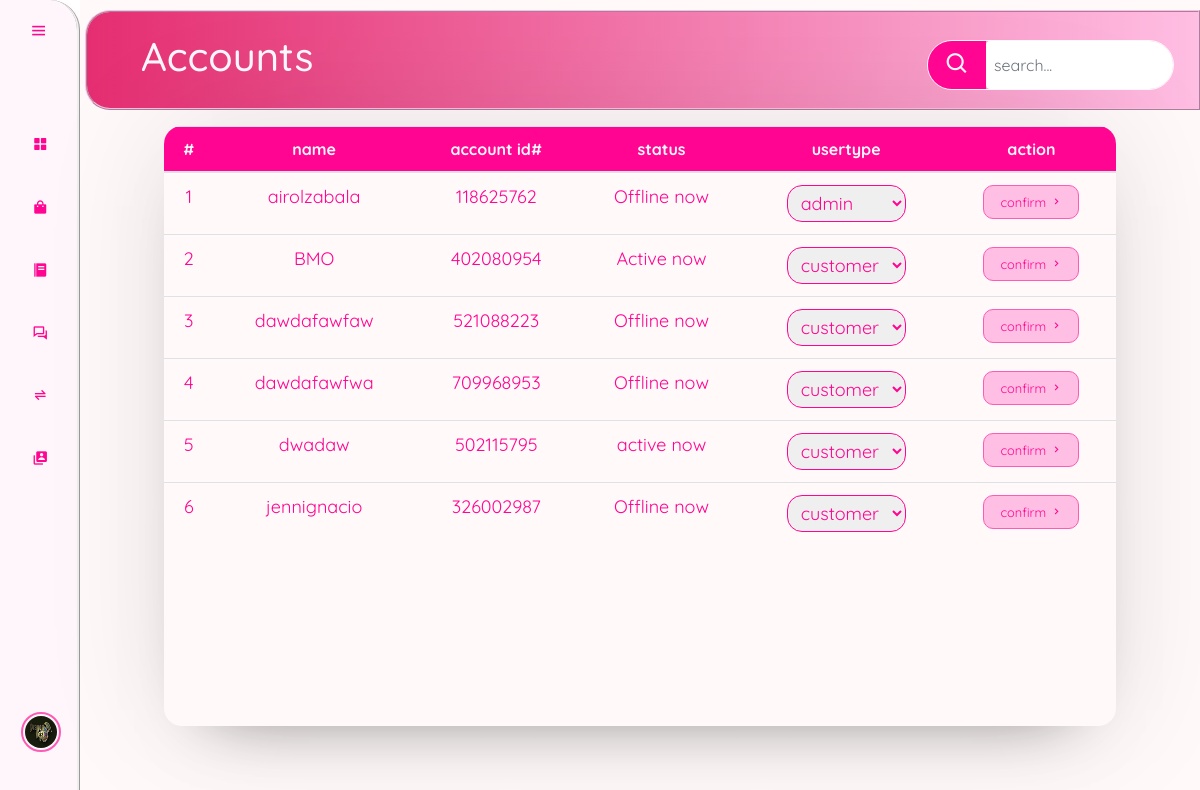
The app's page /account.php (signed in) with its own data.
### tables this page shows
CREATE TABLE `users` (
  `user_id` int(11) NOT NULL,
  `unique_id` int(255) NOT NULL,
  `fname` varchar(255) NOT NULL,
  `lname` varchar(255) NOT NULL,
  `email` varchar(255) NOT NULL,
  `password` varchar(255) NOT NULL,
  `contact` int(255) NOT NULL,
  `img` varchar(400) NOT NULL,
  `status` varchar(255) NOT NULL,
  `userType` varchar(255) NOT NULL
);

### account.php (the view, shortened to what this page needs)
<link rel="stylesheet" href="assets/css/chat.css">
<?php include_once ("./header.php"); include_once "./sidebar.php";?>
<body>
    <div class="content">
        <div class="product-container">
            <h1>Accounts</h1>
            <div class="search-bar">
                <span class='bx bx-search' ></span>
                <input type="search" class="form-control" id="account-search" placeholder="search..." autocomplete="off">
            </div>
        </div>
        <div class="account-table">
            <div class="table-responsive">
                <table class="table">
                    <thead>
                        <tr>
                            <th scope="col">#</th>
                            <th scope="col">name</th>
                            <th scope="col">account id#</th>
                            <th scope="col">status</th>
                            <th scope="col">usertype</th>
                            <th scope="col">action</th>
                        </tr>
                    </thead>
                    <tbody id="accData">
                        <?php
                        $select = mysqli_query($conn,"SELECT * From users");
                        $number = 1;
                        while ($row = mysqli_fetch_assoc($select))
                        {
                            echo '<tr>';
                            echo '<td>'.$number.'</td>';
                            echo '<td>'.$row['fname'].$row['lname'].'</td>';
                            echo '<td>'.$row['unique_id'].'</td>';
                            echo '<td>'.$row['status'].'</td>';
                            echo '<td><select class="form-select" aria-label="Default select example" name="useroption">
                                        <option selected>'.$row['userType'].'</option>
                                        <option value="customer">customer</option>
                                        <option value="admin">admin</option>
                                    </select>
                                </td>';
                            echo '<td>
                                    <button class="accBTN" data-hiddenid="'.$row['unique_id'].'">confirm <span class="bx bx-chevron-right"></span></button>
                                </td>';
                            echo '</tr>';
                            $number ++;
                        }
                        ?>
                    </tbody>
                </table>
            </div>
        </div>
    </div>
</body>
</html>

### sidebar.php (shortened to what this page needs)
<link rel="stylesheet" href="assets/css/style.css">
    <div class="sidebar">
        <div class="top">
            <i class="bx bx-menu" id="btn"></i>
        </div>
        <ul>
            <li>
                <a href="index.php">
                    <i class="bx bxs-grid-alt"></i>
                </a>
            </li>
            <li>
                <a href="product.php">
                    <i class="bx bxs-shopping-bag"></i>
                </a>
            </li>
            <li>
                <a href="order.php">
                    <i class="bx bxs-food-menu"></i>
                </a>
            </li>
            <li>
                <a href="users.php">
                    <i class='bx bx-conversation'></i>
                </a>
            </li>
            <li>
                <a href="transaction.php">
                <i class='bx bx-transfer-alt'></i>
                </a>
            </li>
            <li>
                <?php
                include_once ("assets/dbcon.php");
                $sql = mysqli_query($conn,"SELECT * FROM users WHERE unique_id = {$_SESSION['unique_id']}");
                if(mysqli_num_rows($sql) > 0 ){
                    $row = mysqli_fetch_assoc($sql);
                }
                ?>
                <a href="account.php">
                    <i class='bx bxs-user-account'></i>
                </a>
            </li>
            <li>
                <div class="user-profile">
                    <div class="user">
                        <img src="assets/images/<?php echo $row['img'];?>" class="user-img">
                        <div>
                        </div>
                    </div>
                    <a href="assets/logout.php?logout_id=<?php echo $row['unique_id']  ?>" class="logout">
                    </a>
                </div>
            </li>
        </ul>
    </div>

### assets/css/chat.css (style rules this page uses)
* { margin: 0; padding: 0; box-sizing: border-box; text-decoration: none; font-family: 'Quicksand', sans-serif; transition: .2s linear; }

### assets/css/Page-transition.css (style rules this page uses)
.data, .grid, .customers, .add-product, .content { animation: transitionIn 0.75s ease-out; }

### assets/css/style.css (style rules this page uses)
* { margin: 0; padding: 0; box-sizing: border-box; text-decoration: none; outline: none; border: none; font-family: 'Quicksand', sans-serif; transition: .2s linear; }
.user-img { width: 40px; height: 40px; border-radius: 100%; padding: 2px; border: 2px solid #FC5BB6; }
.sidebar { position: fixed; top: 0; left: 0; bottom: 0; width: 80px; background: #FFF6FB; border-radius: 0 30px 0 0; border-style: none ridge none none; padding: 0.4rem 0.8rem; box-shadow: 0 .5rem .5rem 0 rgb(255, 190, 227); transition: all 0.5s ease; }
.sidebar #btn { position: absolute; color: #FF0592; top: .4rem; left: 50%; font-size: 1.2rem; line-height: 50px; transform: translateX(-50%); cursor: pointer; }
.user-profile { display: flex; justify-content: space-between; background-color: #e88ca1; border-radius: 30px; transition: all 0.5s ease; }
.user { display: inline-flex; align-items: center; padding-right: 1.5rem; margin: 0.8rem auto; }
.sidebar ul li { position: relative; list-style-type: none; height: 50px; width: 90%; margin: 0.8rem auto; line-height: 50px; }
.sidebar ul li a { color: #FF0592; display: flex; align-items: center; text-decoration: none; border-radius: 0.8rem; transition: all .5s ease; }
.sidebar ul li .user-profile { display: flex; align-items: center; }
.sidebar ul li a i { min-width: 50px; text-align: center; height: 50px; border-radius: 12px; line-height: 50px; }
.sidebar ul li .user-profile { background-color: #FFF6FB; border-radius: 30px; height: 60px; margin-right: 14px; }
.sidebar ul li:last-child { position: absolute; bottom: 35px; height: 50px; width: 90%; margin-left: 8px; line-height: 50px; }
.content { position: absolute; background: #FFF9F9; height: 100vh; top: 0; left: 80px; transition: all 0.5s ease; width: calc(100% - 80px); }
.product-container { display: flex; min-height: 100px; padding: 0.5rem 1.5rem; justify-content: space-between; background: #FFBEE3; margin-left: 5px; margin-top: 10px; color: #FFF6FB; border: 2px ridge #FFBEE3; border-radius: 25px 0 0 25px; background: linear-gradient(90deg,#e52e71,#FFBEE3) }
.product-container h1 { margin-left: 30px; }
.add-item, .product-container { display: flex; justify-content: space-between; align-items: center; }
.search-bar { display: flex; height: 50px; margin-top: 0.6rem; border: 1px solid #FFF6FB; border-radius: 30px; align-items: center; overflow-x: hidden; }
.search-bar span { display: inline-block; padding: 0.7rem 1rem; background: #FF0592; color: #FFF6FB; font-size: 1.6rem; }
.search-bar input { height: 100%; padding: .5rem; border: none; outline: none; }
.content table thead { background: #FF0592; color: #FFF6FB; }
.order-table, .product-table, .account-table { margin: 1rem auto; width: 85%; overflow-x: hidden; text-align: center; height: 75%; border-radius: 18px; box-shadow: 0 0 128px 0 rgba(0, 0, 0, 0.1), 0 32px 64px -48px rgba(0, 0, 0, 0.5); }
.order-table button, .account-table button { background: #FFBEE3; border-radius: 10px; color: #FF0592; font-size: .8rem; padding: 0.5rem 1rem; border: 1px solid #FC5BB6; cursor: pointer; }
tbody td { color: #FF0592; font-size: 18px; }
.account-table .form-select { color: #FF0592; padding: 5px 9px; border-radius: 15px; border: 1px solid #FF0592; cursor: pointer; }
thead, td { text-align: center; }

### records on screen
users: img (picture), fname "airol", lname "zabala", unique "118625762", status "Offline now", useroption "admin"
users: fname "BMO", unique "402080954", status "Active now", useroption "customer"
users: fname "dawda", lname "fawfaw", unique "521088223", status "Offline now", useroption "customer"
users: fname "dawda", lname "fawfwa", unique "709968953", status "Offline now", useroption "customer"
users: fname "dwa", lname "daw", unique "502115795", status "active now", useroption "customer"
users: fname "jenn", lname "ignacio", unique "326002987", status "Offline now", useroption "customer"
